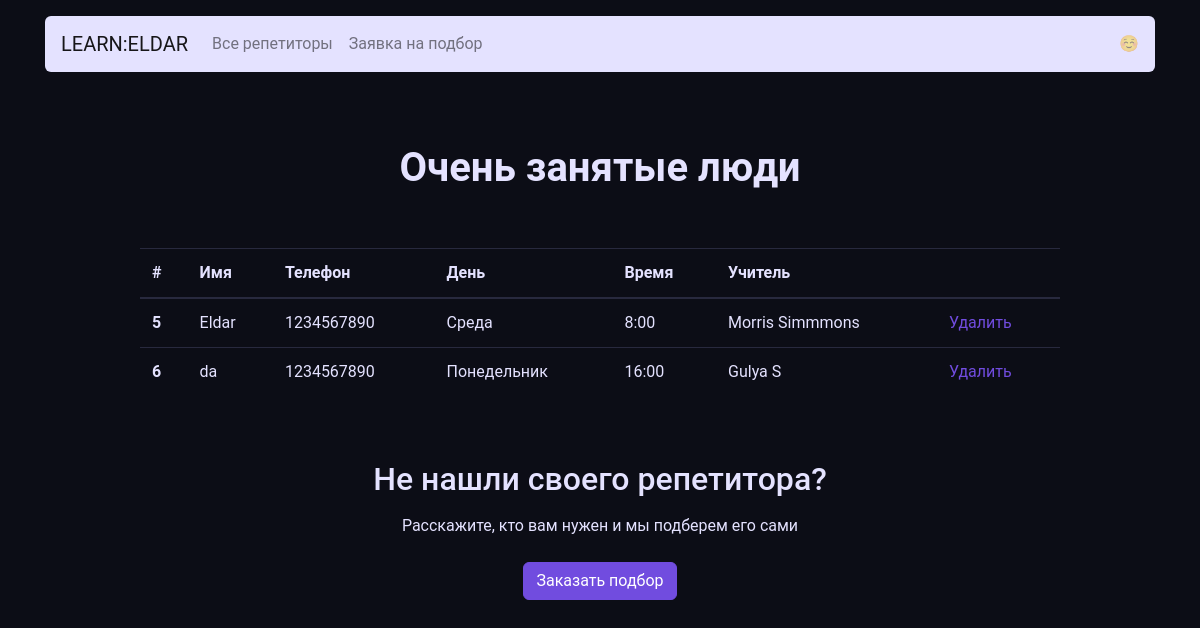
The page /list/ on the database as committed earlier.
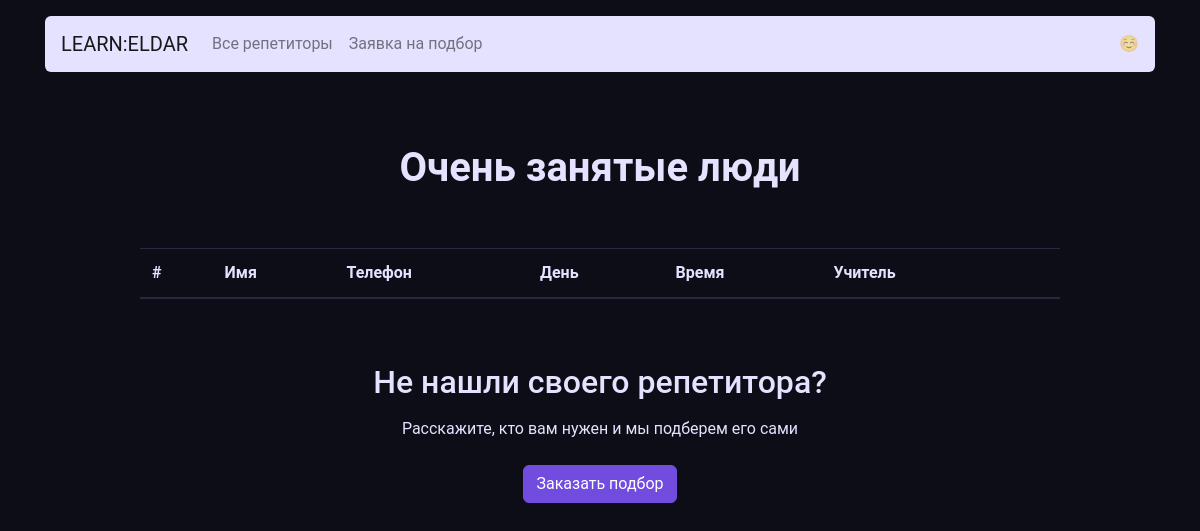
The same page on the database as committed later.
### app.py (models this page shows)
class Booking(db.Model):
    __tablename__ = 'booking'
    id = db.Column('ID', db.Integer, primary_key=True)
    name = db.Column('Name', db.String)
    phone = db.Column('Phone', db.String)
    week_day = db.Column('Week Day', db.String)
    timing = db.Column('Timing', db.String)
    teacher_id = db.Column('Teacher ID', db.Integer, db.ForeignKey('teachers.ID', ondelete='CASCADE'))

class Teachers(db.Model):
    __tablename__ = 'teachers'
    id = db.Column('ID', db.Integer, primary_key=True)
    name = db.Column('Name', db.String)
    about = db.Column('About', db.String)
    rating = db.Column('Rating', db.Float)
    picture = db.Column('Picture', db.String)
    price = db.Column('Price', db.Integer)
    schedule = db.relationship('Schedule', backref='teacher')
    goals = db.relationship('Goals', secondary=teacher_goals_association, backref='teacher')
    booking = db.relationship('Booking', backref='teacher')

### app.py (the view)
@app.route('/list/')
def list_render():
    booking = db.session.query(Booking).all()
    booking_list = []
    for i in booking:
        booking_list.append((i.id, i.name, i.phone, week_days[i.week_day], i.timing, i.teacher.name))
    return render_template('list.html', goals=goals, books=booking_list)

### templates/list.html
{% extends 'base.html' %} {% block body %}
  <main class="container mt-3 mb-5">
    <section>
    <h1 class="h1 text-center mx-auto mt-4 py-5"><strong>Очень занятые люди</strong></h1>
    <div class="row">
      <div class="col-12 col-lg-10 offset-lg-1 m-auto">
        <table class="table">
  <thead>
    <tr>
      <th scope="col">#</th>
      <th scope="col">Имя</th>
      <th scope="col">Телефон</th>
      <th scope="col">День</th>
      <th scope="col">Время</th>
      <th scope="col">Учитель</th>
      <th scope="col"></th>
    </tr>
  </thead>
  <tbody>
  {% for book in books %}
    <tr>
      <th scope="row">{{ book[0] }}</th>
      <td>{{ book[1] }}</td>
      <td>{{ book[2] }}</td>
      <td>{{ book[3] }}</td>
      <td>{{ book[4] }}</td>
      <td>{{ book[5] }}</td>
      <td><a href="/list/delete/{{ book[0] }}"/ class="button">Удалить</a></td>
    </tr>
  {% endfor %}
  </tbody>
</table>
      </div>
    </div>
    <h2 class="text-center mt-5 mb-3">Не нашли своего репетитора?</h2>
    <p class="text-center mb-4">Расскажите, кто вам нужен и мы подберем его сами</p>
    <div class="text-center pb-5">
        <a href="/request/" class="btn btn-primary">Заказать подбор</a>
    </div>
  </main>
{% endblock %}

Rows that differ between the two databases and show on the page:
removed Booking: Name "Eldar", Phone "1234567890", Timing "8:00"
no longer on this page (row unchanged): Teachers: Name "Morris Simmmons"
removed Booking: Name "da", Phone "1234567890", Timing "16:00"
no longer on this page (row unchanged): Teachers: Name "Gulya S"
Other text that changed with them:
list line gone: "5 Среда Удалить"
list line gone: "6 Понедельник Удалить"
